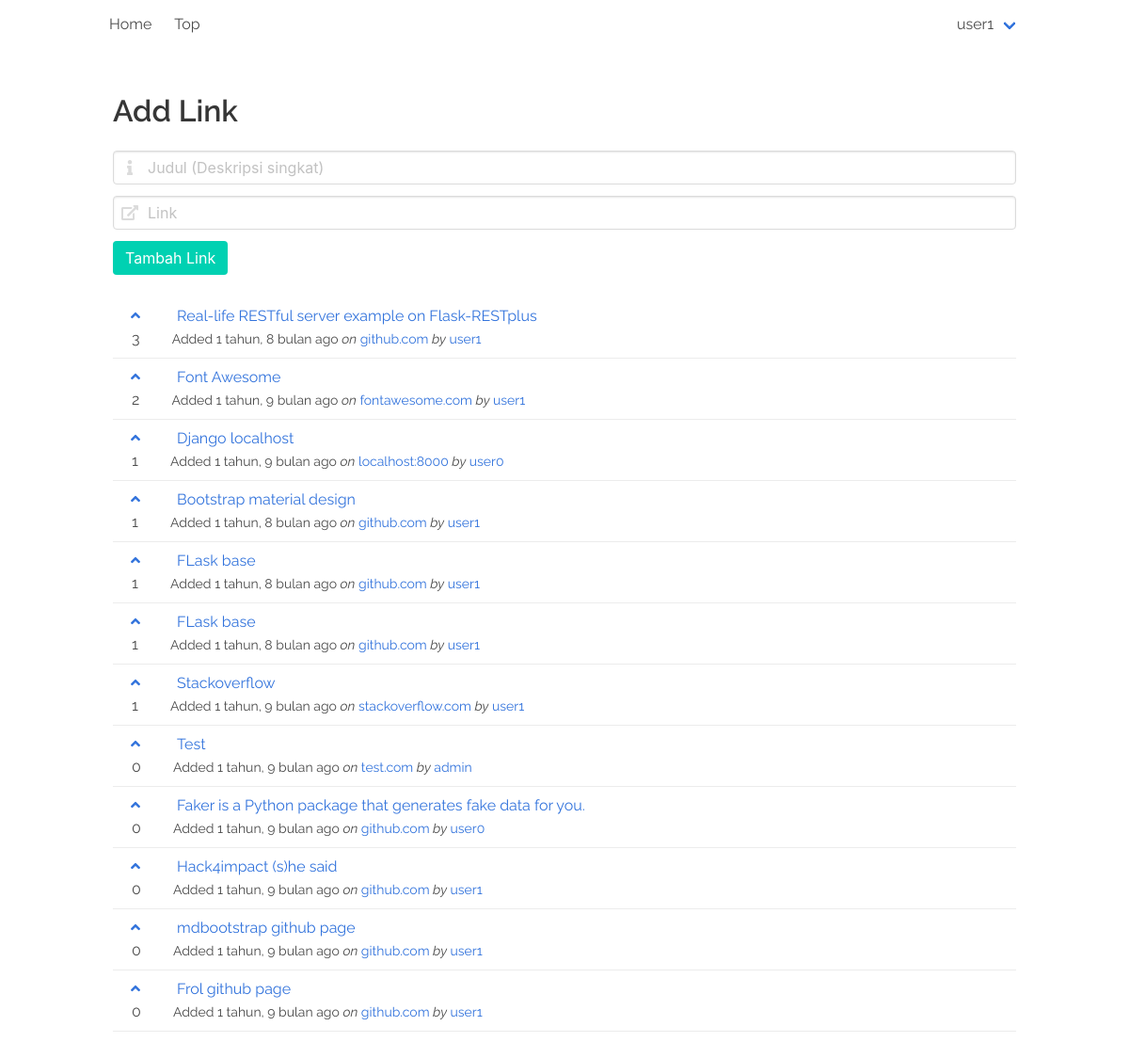
The page /top (signed in) on the database its author committed.
### posts/models.py (models this page shows)
class Base(models.Model):
    title = models.CharField(max_length=127)
    author = models.ForeignKey(User, on_delete=models.CASCADE)
    class Meta:
        abstract = True
    def __str__(self):
        return self.title

class Link(Base):
    content = models.URLField()
    site = models.ForeignKey(
        Site, null=True,
        on_delete=models.CASCADE
    )
    score = models.PositiveIntegerField(default=0)
    voters = models.ManyToManyField(User, related_name="voter")
    added_time = models.DateTimeField(auto_now_add=True)

class Site(models.Model):
    domain = models.CharField(
        max_length=255,
        unique=True
    )
    title = models.CharField(max_length=127, blank=True)
    score = models.PositiveIntegerField(default=0)
    def __str__(self):
        return self.domain

### posts/views.py (the view)
# urls.py: path('top', views.TopView.as_view(), name='top'),
class TopView(generic.ListView):
    context_object_name = 'links'
    paginate_by = NUM_PER_PAGE
    model = Link
    template_name = 'top.html'
    def get_queryset(self):
        return Link.objects.all().order_by('-score')
    def get_context_data(self, **kwargs):
        context = super().get_context_data(**kwargs)
        return context

### templates/top.html (shortened to what this page needs)
{% extends 'home.html' %}

### templates/home.html (shortened to what this page needs)
{% extends 'base.html' %}
{% load i18n %}
{% block content %}
<div class="container">
  {% include 'includes/navbar.html' %}
</div>
<section class="section">
  <div class="container">
    {% if user.is_authenticated %}
    <h2 class="title">{% trans "Add Link" %}</h2>
    <form method="post" action="{% url 'post:tambah' %}">
      <div class="field">
        <p class="control has-icons-left has-icons-right">
          <input class="input" type="text" name="title" placeholder="Judul (Deskripsi singkat)">
          <span class="icon is-small is-left">
          </span>
        </p>
      </div>
      <div class="field">
        <p class="control has-icons-left">
          <input class="input" type="text" placeholder="Link" name="url">
          <span class="icon is-small is-left">
          </span>
        </p>
      </div>
      <input class="button is-primary" type="submit" value="Tambah Link" />
    </form>
    <br>
    {% endif %}
    <ul>
    {% for link in links %}
      <li class="item">
        <p class="col">
          <a  class='col-1'
          {% if user.is_authenticated %}
          href="{% url 'post:vote' link.id %}?next={{ request.path }}"
          {% endif %}>
            <span class="icon is-small is-left">
              <i class="fas fa-angle-up"></i>
            </span>
          </a>
          <a class="col-2" href="{{ link.content }}">{{ link }}</a>
        </p>
        <p class="col">
          <span class='col-1 col-1-bottom'>{{ link.score }}</span>
          <small class='col-2'>
            {% trans "Added " %} {{ link.added_time | timesince }} {% trans "ago" %}
            {% if link.site %}
              <em>{% trans "on" %}</em> <a href="{% url 'post:site' link.site %}">{{ link.site }}</a>
            {% endif %}
            {% if link.author %}
              <em>{% trans "by" %}</em> <a href="{% url 'post:user' link.author %}">{{ link.author }}</a>
            {% endif %}
          </small>
        </p>
      </li>
    {% endfor %}
    </ul>
  </div>
</section>
{% endblock %}

### templates/includes/navbar.html (shortened to what this page needs)
<nav class="navbar" role="navigation" aria-label="main navigation dropdown">
  <div class="navbar-brand">
    <a class="navbar-item" href="{% url 'post:home' %}">
      Home
    </a>
    <a class="navbar-item" href="{% url 'post:top' %}">
      Top
    </a>
  </div>
  <div class="navbar-menu" id="idMenu">
    <div class="navbar-end">
      {% if user.is_authenticated %}
        <div class="navbar-item has-dropdown is-hoverable">
          <a href="#" class="navbar-link">{{ user.username }}</a>
        </div>
      {% else %}
        <a href="{% url 'daftar' %}" class="button is-primary navbar-item">Daftar</a>
        <a href="{% url 'login' %}?next={{ request.path }}" class="button navbar-item">Login</a>
      {% endif %}
    </div>
  </div>
</nav>

### static/css/style.css (style rules this page uses)
body { font-family: 'Raleway', sans-serif; }
.item { border-bottom: 1px solid #ececec; margin-top: 0.5em; padding-bottom: 0.5em; }
.col-1 { margin: 1em; text-align: center; }
.col-1-bottom { padding-left: .25em; }
.col-2 { margin: 1em; word-wrap: normal; }

### rows shown on the page
Link: title "Real-life RESTful server example on Flask-RESTplus", score "3", added_time "1 tahun, 8 bulan", site "github.com", author "user1"
Link: title "Font Awesome", score "2", added_time "1 tahun, 9 bulan", site "fontawesome.com", author "user1"
Link: title "Django localhost", score "1", added_time "1 tahun, 9 bulan", site "localhost:8000", author "user0"
Link: title "Bootstrap material design", score "1", added_time "1 tahun, 8 bulan", site "github.com", author "user1"
Link: title "FLask base", score "1", added_time "1 tahun, 8 bulan", site "github.com", author "user1"
Link: title "FLask base", score "1", added_time "1 tahun, 8 bulan", site "github.com", author "user1"
Link: title "Stackoverflow", score "1", added_time "1 tahun, 9 bulan", site "stackoverflow.com", author "user1"
Link: title "Test", score "0", added_time "1 tahun, 9 bulan", site "test.com", author "admin"
Link: title "Faker is a Python package that generates fake data for you.", score "0", added_time "1 tahun, 9 bulan", site "github.com", author "user0"
Link: title "Hack4impact (s)he said", score "0", added_time "1 tahun, 9 bulan", site "github.com", author "user1"
Link: title "mdbootstrap github page", score "0", added_time "1 tahun, 9 bulan", site "github.com", author "user1"
Link: title "Frol github page", score "0", added_time "1 tahun, 9 bulan", site "github.com", author "user1"

### other values the page prints
{{ user.username }} "user1"
